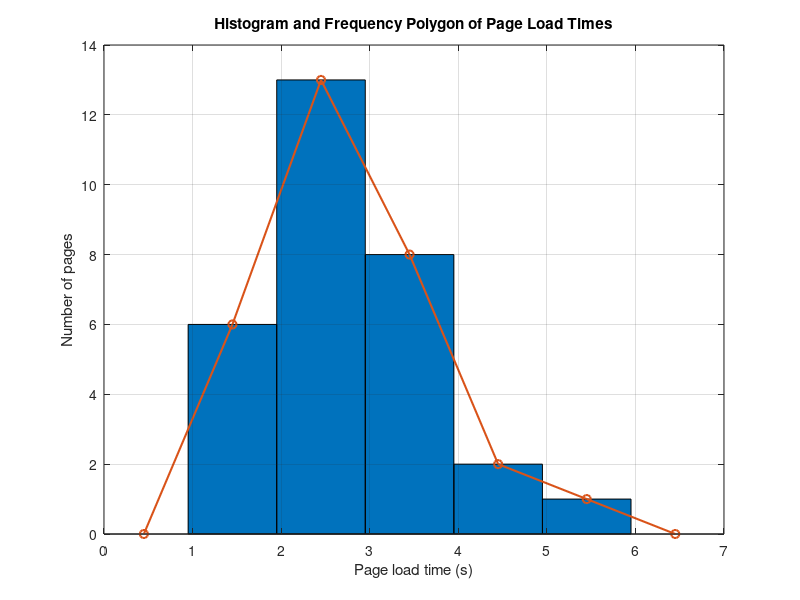

MATLAB code to generate this figure:
% Question 4 (Lecture 4): Frequency distribution of a continuous variable
clc; clear; close all;

t = [1.2 2.8 3.4 1.9 2.2 4.1 2.6 3.0 1.5 2.4 3.7 2.1 2.9 1.8 3.3 ...
    2.5 4.6 2.0 3.1 2.7 1.6 3.5 2.3 2.8 3.9 2.2 1.4 3.2 2.6 5.0];   % page load times (s)

R = max(t) - min(t);                  % range
k = 5;                                % number of classes
h = ceil(R / k);                      % class interval (3.8/5 = 0.76 -> 1)

lower = 1.0 + (0:k-1) * h;            % lower class limits
upper = lower + h - 0.1;              % upper class limits
LB = lower - 0.05;                    % lower class boundaries
UB = upper + 0.05;                    % upper class boundaries
mid = (lower + upper) / 2;            % class mid-points

f = zeros(1, k);
for i = 1:k
    f(i) = sum(t >= LB(i) & t < UB(i));
end
cf = cumsum(f);  rf = f / sum(f);

fprintf('Range = %.1f,  h = %d\n\n', R, h);
fprintf('%-11s %-13s %-6s %-5s %-7s %-5s\n', 'Class', 'Boundaries', 'Mid', 'f', 'Rel.f', 'C.f');
for i = 1:k
    fprintf('%.1f-%.1f   %.2f-%.2f   %-6.2f %-5d %-7.4f %-5d\n', ...
        lower(i), upper(i), LB(i), UB(i), mid(i), f(i), rf(i), cf(i));
end

bar(mid, f, 1);                       % histogram (bars touch each other)
hold on;
plot([mid(1)-h, mid, mid(end)+h], [0, f, 0], '-o', 'LineWidth', 1.5);   % frequency polygon
xlabel('Page load time (s)'); ylabel('Number of pages');
title('Histogram and Frequency Polygon of Page Load Times'); grid on;
